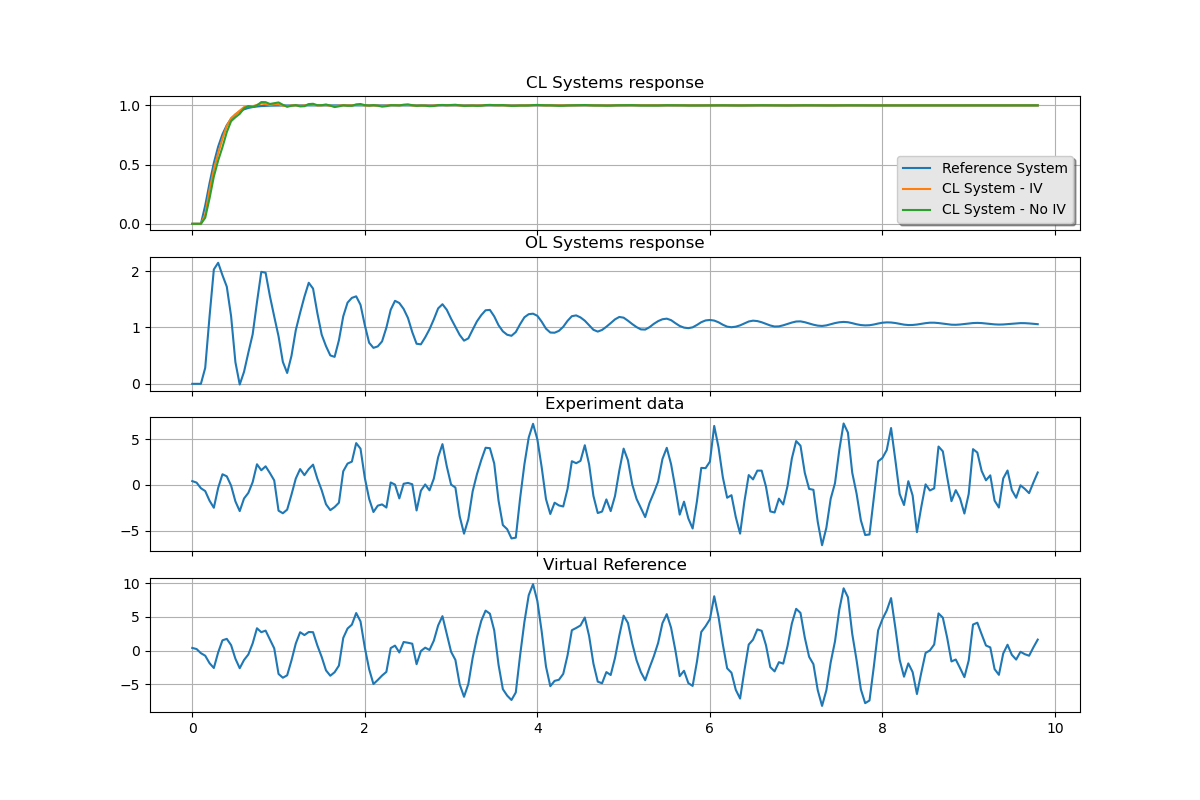

Write the Python code that produced this figure.
# Copyright [2020] [Alessio Russo - alessior@kth.se]  
# This file is part of PythonVRFT.
# PythonVRFT is free software: you can redistribute it and/or modify
# it under the terms of the GNU General Public License as published by
# the Free Software Foundation, version 3 of the License.
# PythonVRFT is distributed in the hope that it will be useful,
# but WITHOUT ANY WARRANTY; without even the implied warranty of
# MERCHANTABILITY or FITNESS FOR A PARTICULAR PURPOSE.  See the
# GNU General Public License for more details.
# You should have received a copy of the GNU General Public License
# along with PythonVRFT.  If not, see <http://www.gnu.org/licenses/>.
#
# Code author: [Alexander Berndt - alberndt@kth.se]
# Last update: 08th January 2020, by alberndt@kth.se
#

import numpy as np
import matplotlib.pyplot as plt
import scipy.signal as scipysig
from vrft import *

# Example 4
# ------------
# In this example we see how to apply VRFT to a 
# more complex SISO model, specifically, the three-pulley 
# system analyzed in the original VRFT paper:
# 
# "Virtual reference feedback tuning: 
#      a direct method for the design offeedback controllers"
# -- Campi et al. 2003
# 
# As in Example 3, we consider the case of  measurement 
# noise using instrumental variables. Input data is generated 
# using random normal noise

dt = 0.05
t_start = 0
t_end = 10
t = np.array([i * dt for i in range(int(t_end/dt))])

# Plant P(z) 
num_P = [0.28261, 0.50666]
den_P = [1, -1.41833, 1.58939, -1.31608, 0.88642]
sys = ExtendedTF(num_P, den_P, dt=dt)

def generate_data(sys, u, t):
    t, y = scipysig.dlsim(sys, u, t)
    y = y.flatten() + 0.5 * np.random.normal(size = t.size)
    return iddata(y, u, dt, [0])

u = np.random.normal(size=t.size)
data1 = generate_data(sys, u, t)
data2 = generate_data(sys, u, t)
data = [data1, data2]

# Reference Model
#            z^-3 (1-alpha)^2
# M(z) =   ---------------------
#           (1 - alpha z^-1)^2 
# 
#       with alpha = e^{-dt omega}, omega = 10
#
omega = 10
alpha = np.exp(-dt*omega)
num_M = [(1-alpha)**2] 
den_M = [1, -2*alpha, alpha**2, 0]
refModel = ExtendedTF(num_M, den_M, dt=dt)

# Controller C(z,O) where O is $\theta$
#
#             O_0 z^5 + O_1 z^4 + O_2 z^3 + O_3 z^2 + O_4 z^1 + O_5 
# C(z,O) =   -------------------------------------------------------
#                                  z^5 - z^4
#
control = [ExtendedTF([1, 0], [1, -1], dt=dt),
           ExtendedTF([1], [1, -1], dt=dt),
           ExtendedTF([1], [1, -1, 0], dt=dt),
           ExtendedTF([1], [1, -1, 0, 0], dt=dt),
           ExtendedTF([1], [1, -1, 0, 0, 0], dt=dt),
           ExtendedTF([1], [1, -1, 0, 0, 0, 0], dt=dt)]

#Experiment filter
#
# L(z) = M(z) ( 1 - M(z) )
#
prefilter = refModel * (1 - refModel)

# VRFT method with Instrumental variables
theta_iv, r_iv, loss_iv, C_iv = compute_vrft(data, refModel, control, prefilter, iv=True)

# VRFT method without Instrumental variables
theta_noiv, r_noiv, loss_noiv, C_noiv = compute_vrft(data1, refModel, control, prefilter, iv=False)

# Obtained controller
print('------IV------')
print("Loss: {}\nTheta: {}\nController: {}".format(loss_iv, theta_iv, C_iv))
print('------No IV------')
print("Loss: {}\nTheta: {}\nController: {}".format(loss_noiv, theta_noiv, C_noiv))

# Closed loop system
closed_loop_iv = (C_iv * sys).feedback()
closed_loop_noiv = (C_noiv * sys).feedback()

t = t[:len(r_iv)]
u = np.ones(len(t))

_, yr = scipysig.dlsim(refModel, u, t)
_, yc_iv = scipysig.dlsim(closed_loop_iv, u, t)
_, yc_noiv = scipysig.dlsim(closed_loop_noiv, u, t)
_, ys = scipysig.dlsim(sys, u, t)

yr = yr.flatten()
ys = ys.flatten()
yc_noiv = yc_noiv.flatten()
yc_iv = yc_iv.flatten()

fig, ax = plt.subplots(4, sharex=True, figsize=(12,8), dpi= 100, facecolor='w', edgecolor='k')
ax[0].plot(t, yr,label='Reference System')
ax[0].plot(t, yc_iv, label='CL System - IV')
ax[0].plot(t, yc_noiv, label='CL System - No IV')
ax[0].set_title('CL Systems response')
ax[0].grid(True)
ax[1].plot(t, ys, label='OL System')
ax[1].set_title('OL Systems response')
ax[1].grid(True)
ax[2].plot(t, data1.y[:len(r_iv)])
ax[2].grid(True)
ax[2].set_title('Experiment data')
ax[3].plot(t, r_iv)
ax[3].grid(True)
ax[3].set_title('Virtual Reference')

# Now add the legend with some customizations.
legend = ax[0].legend(loc='lower right', shadow=True)

# The frame is matplotlib.patches.Rectangle instance surrounding the legend.
frame = legend.get_frame()
frame.set_facecolor('0.90')

plt.show()
